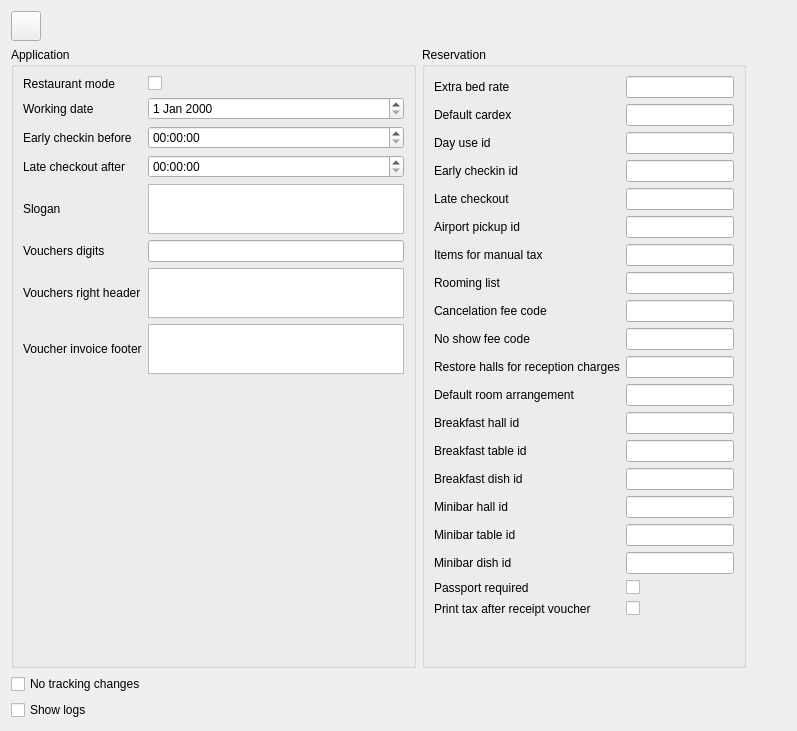
     <widget class="QWidget" name="tab">
      <attribute name="title">
       <string>Hotel</string>
      </attribute>
      <layout class="QVBoxLayout" name="verticalLayout_2">
       <item>
        <widget class="QWidget" name="widget" native="true">
         <layout class="QHBoxLayout" name="horizontalLayout">
          <property name="leftMargin">
           <number>0</number>
          </property>
          <property name="topMargin">
           <number>0</number>
          </property>
          <property name="rightMargin">
           <number>0</number>
          </property>
          <property name="bottomMargin">
           <number>0</number>
          </property>
          <item>
           <widget class="QPushButton" name="btnSave">
            <property name="minimumSize">
             <size>
              <width>30</width>
              <height>30</height>
             </size>
            </property>
            <property name="maximumSize">
             <size>
              <width>30</width>
              <height>30</height>
             </size>
            </property>
            <property name="text">
             <string/>
            </property>
            <property name="icon">
             <iconset resource="res.qrc">
              <normaloff>:/images/save.png</normaloff>:/images/save.png</iconset>
            </property>
            <property name="iconSize">
             <size>
              <width>16</width>
              <height>16</height>
             </size>
            </property>
           </widget>
          </item>
          <item>
           <spacer name="horizontalSpacer_3">
            <property name="orientation">
             <enum>Qt::Horizontal</enum>
            </property>
            <property name="sizeHint" stdset="0">
             <size>
              <width>546</width>
              <height>20</height>
             </size>
            </property>
           </spacer>
          </item>
         </layout>
        </widget>
       </item>
       <item>
        <layout class="QGridLayout" name="gridLayout">
         <item row="0" column="1">
          <widget class="QGroupBox" name="groupBox_2">
           <property name="title">
            <string>Reservation</string>
           </property>
           <layout class="QGridLayout" name="gridLayout_3">
            <item row="4" column="1">
             <widget class="EQLineEdit" name="leLateCheckoutID"/>
            </item>
            <item row="3" column="1">
             <widget class="EQLineEdit" name="leEarlyCheckinID"/>
            </item>
            <item row="6" column="0">
             <widget class="QLabel" name="label_19">
              <property name="text">
               <string>Items for manual tax</string>
              </property>
             </widget>
            </item>
            <item row="7" column="0">
             <widget class="QLabel" name="label_22">
              <property name="text">
               <string>Rooming list</string>
              </property>
             </widget>
            </item>
            <item row="10" column="0">
             <widget class="QLabel" name="label_26">
              <property name="text">
               <string>No show fee code</string>
              </property>
             </widget>
            </item>
            <item row="12" column="0">
             <widget class="QLabel" name="label_32">
              <property name="text">
               <string>Default room arrangement</string>
              </property>
             </widget>
            </item>
            <item row="10" column="1">
             <widget class="QLineEdit" name="leNoshowCode"/>
            </item>
            <item row="19" column="0">
             <widget class="QLabel" name="label_42">
              <property name="text">
               <string>Passport required</string>
              </property>
             </widget>
            </item>
            <item row="14" column="0">
             <widget class="QLabel" name="label_37">
              <property name="text">
               <string>Breakfast table id</string>
              </property>
             </widget>
            </item>
            <item row="13" column="0">
             <widget class="QLabel" name="label_36">
              <property name="text">
               <string>Breakfast hall id</string>
              </property>
             </widget>
            </item>
            <item row="2" column="0">
             <widget class="QLabel" name="label_10">
              <property name="text">
               <string>Day use id</string>
              </property>
             </widget>
            </item>
            <item row="1" column="0">
             <widget class="QLabel" name="label_3">
              <property name="text">
               <string>Default cardex</string>
              </property>
             </widget>
            </item>
            <item row="18" column="1">
             <widget class="EQLineEdit" name="leMinibarDishId"/>
            </item>
            <item row="17" column="1">
             <widget class="EQLineEdit" name="leMinibarTableId"/>
            </item>
            <item row="17" column="0">
             <widget class="QLabel" name="label_40">
              <property name="text">
               <string>Minibar table id</string>
              </property>
             </widget>
            </item>
            <item row="19" column="1">
             <widget class="QCheckBox" name="chPasswordRequired">
              <property name="text">
               <string/>
              </property>
             </widget>
            </item>
            <item row="18" column="0">
             <widget class="QLabel" name="label_41">
              <property name="text">
               <string>Minibar dish id</string>
              </property>
             </widget>
            </item>
            <item row="3" column="0">
             <widget class="QLabel" name="label_8">
              <property name="text">
               <string>Early checkin id</string>
              </property>
             </widget>
            </item>
            <item row="15" column="1">
             <widget class="EQLineEdit" name="leBreakfastDishId"/>
            </item>
            <item row="9" column="0">
             <widget class="QLabel" name="label_25">
              <property name="text">
               <string>Cancelation fee code</string>
              </property>
             </widget>
            </item>
            <item row="5" column="0">
             <widget class="QLabel" name="label_9">
              <property name="text">
               <string>Airport pickup id</string>
              </property>
             </widget>
            </item>
            <item row="4" column="0">
             <widget class="QLabel" name="label_14">
              <property name="text">
               <string>Late checkout</string>
              </property>
             </widget>
            </item>
            <item row="7" column="1">
             <widget class="EQLineEdit" name="leRoomingList"/>
            </item>
            <item row="16" column="1">
             <widget class="EQLineEdit" name="leMinibarHallId"/>
            </item>
            <item row="21" column="1">
             <spacer name="verticalSpacer_2">
              <property name="orientation">
               <enum>Qt::Vertical</enum>
              </property>
              <property name="sizeHint" stdset="0">
               <size>
                <width>20</width>
                <height>40</height>
               </size>
              </property>
             </spacer>
            </item>
            <item row="5" column="1">
             <widget class="EQLineEdit" name="leAirportPickupId"/>
            </item>
            <item row="11" column="0">
             <widget class="QLabel" name="label_31">
              <property name="text">
               <string>Restore halls for reception charges</string>
              </property>
             </widget>
            </item>
            <item row="15" column="0">
             <widget class="QLabel" name="label_38">
              <property name="text">
               <string>Breakfast dish id</string>
              </property>
             </widget>
            </item>
            <item row="14" column="1">
             <widget class="EQLineEdit" name="leBreakfastTableId"/>
            </item>
            <item row="0" column="1">
             <widget class="EQLineEdit" name="leExtraBed"/>
            </item>
            <item row="9" column="1">
             <widget class="QLineEdit" name="leCancelCode"/>
            </item>
            <item row="1" column="1">
             <widget class="EQLineEdit" name="leDefaultCardex"/>
            </item>
            <item row="11" column="1">
             <widget class="EQLineEdit" name="leRestHallForReception"/>
            </item>
            <item row="0" column="0">
             <widget class="QLabel" name="label_2">
              <property name="text">
               <string>Extra bed rate</string>
              </property>
             </widget>
            </item>
            <item row="6" column="1">
             <widget class="QLineEdit" name="leManualTax"/>
            </item>
            <item row="2" column="1">
             <widget class="EQLineEdit" name="leDayUse"/>
            </item>
            <item row="12" column="1">
             <widget class="EQLineEdit" name="leRoomArrangement"/>
            </item>
            <item row="16" column="0">
             <widget class="QLabel" name="label_39">
              <property name="text">
               <string>Minibar hall id</string>
              </property>
             </widget>
            </item>
            <item row="13" column="1">
             <widget class="EQLineEdit" name="leBreakfastHallId"/>
            </item>
            <item row="20" column="0">
             <widget class="QLabel" name="label_43">
              <property name="text">
               <string>Print tax after receipt voucher</string>
              </property>
             </widget>
            </item>
            <item row="20" column="1">
             <widget class="QCheckBox" name="chPrintTaxAfterReceiptVoucher">
              <property name="text">
               <string/>
              </property>
             </widget>
            </item>
           </layout>
          </widget>
         </item>
         <item row="0" column="2">
          <spacer name="horizontalSpacer_2">
           <property name="orientation">
            <enum>Qt::Horizontal</enum>
           </property>
           <property name="sizeHint" stdset="0">
            <size>
             <width>40</width>
             <height>20</height>
            </size>
           </property>
          </spacer>
         </item>
         <item row="1" column="0">
          <widget class="QCheckBox" name="chNoTrackControl">
           <property name="text">
            <string>No tracking changes</string>
           </property>
          </widget>
         </item>
         <item row="1" column="2">
          <spacer name="horizontalSpacer">
           <property name="orientation">
            <enum>Qt::Horizontal</enum>
           </property>
           <property name="sizeHint" stdset="0">
            <size>
             <width>40</width>
             <height>20</height>
            </size>
           </property>
          </spacer>
         </item>
         <item row="0" column="0">
          <widget class="QGroupBox" name="groupBox">
           <property name="title">
            <string>Application</string>
           </property>
           <layout class="QGridLayout" name="gridLayout_2">
            <item row="3" column="1">
             <widget class="EQTimeEdit" name="teLateCheckout"/>
            </item>
            <item row="8" column="0">
             <widget class="QLabel" name="label_13">
              <property name="text">
               <string>Voucher invoice footer</string>
              </property>
             </widget>
            </item>
            <item row="8" column="1">
             <widget class="EQTextEdit" name="teVoucherInvoiceFooter">
              <property name="maximumSize">
               <size>
                <width>16777215</width>
                <height>50</height>
               </size>
              </property>
             </widget>
            </item>
            <item row="6" column="0">
             <widget class="QLabel" name="label_11">
              <property name="text">
               <string>Vouchers right header</string>
              </property>
             </widget>
            </item>
            <item row="1" column="1">
             <widget class="EQDateEdit" name="deWorkingDate"/>
            </item>
            <item row="2" column="0">
             <widget class="QLabel" name="label_6">
              <property name="text">
               <string>Early checkin before</string>
              </property>
             </widget>
            </item>
            <item row="1" column="0">
             <widget class="QLabel" name="label">
              <property name="text">
               <string>Working date</string>
              </property>
             </widget>
            </item>
            <item row="4" column="0">
             <widget class="QLabel" name="label_5">
              <property name="text">
               <string>Slogan</string>
              </property>
             </widget>
            </item>
            <item row="2" column="1">
             <widget class="EQTimeEdit" name="teEarlyCheckin"/>
            </item>
            <item row="4" column="1">
             <widget class="EQTextEdit" name="teSlogan">
              <property name="maximumSize">
               <size>
                <width>16777215</width>
                <height>50</height>
               </size>
              </property>
             </widget>
            </item>
            <item row="9" column="1">
             <spacer name="verticalSpacer">
              <property name="orientation">
               <enum>Qt::Vertical</enum>
              </property>
              <property name="sizeHint" stdset="0">
               <size>
                <width>20</width>
                <height>40</height>
               </size>
              </property>
             </spacer>
            </item>
            <item row="3" column="0">
             <widget class="QLabel" name="label_7">
              <property name="text">
               <string>Late checkout after</string>
              </property>
             </widget>
            </item>
            <item row="6" column="1">
             <widget class="EQTextEdit" name="teVoucherRightText">
              <property name="maximumSize">
               <size>
                <width>16777215</width>
                <height>50</height>
               </size>
              </property>
             </widget>
            </item>
            <item row="5" column="0">
             <widget class="QLabel" name="label_12">
              <property name="text">
               <string>Vouchers digits</string>
              </property>
             </widget>
            </item>
            <item row="5" column="1">
             <widget class="EQLineEdit" name="leVaucherDigits"/>
            </item>
            <item row="0" column="1">
             <widget class="QCheckBox" name="chRestMode">
              <property name="text">
               <string/>
              </property>
             </widget>
            </item>
            <item row="0" column="0">
             <widget class="QLabel" name="label_23">
              <property name="text">
               <string>Restaurant mode</string>
              </property>
             </widget>
            </item>
           </layout>
          </widget>
         </item>
         <item row="2" column="0">
          <widget class="EQCheckBox" name="chShowLogs">
           <property name="text">
            <string>Show logs</string>
           </property>
          </widget>
         </item>
        </layout>
       </item>
      </layout>
     </widget>
